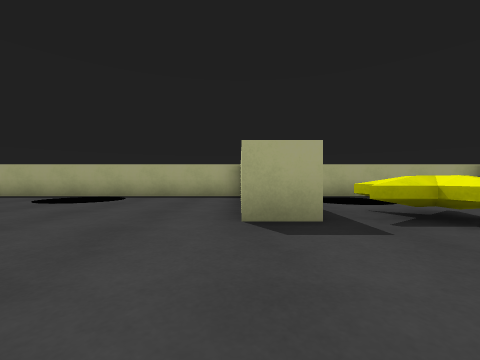
View 1 (above)

17 first-person views from a walk through a Unity game level. The camera is 0.51 m above the floor, looks level and sees 90° across. The floor is counted in squares, 1 m on a side. Each view is taken from the middle of a square. On the plan, view 1 faces up. The plan holds only what a view shows up to about 9 squares ahead; the rest is blank. The player is left out.

View 2
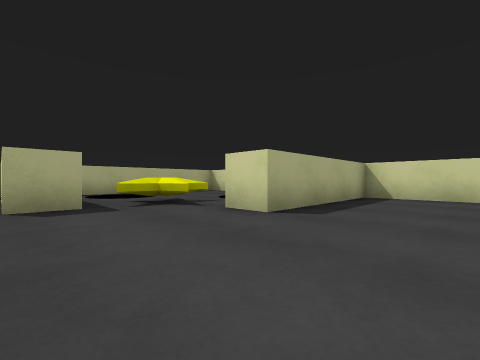

View 3
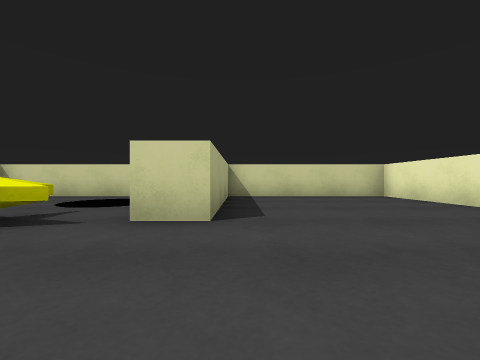

View 4
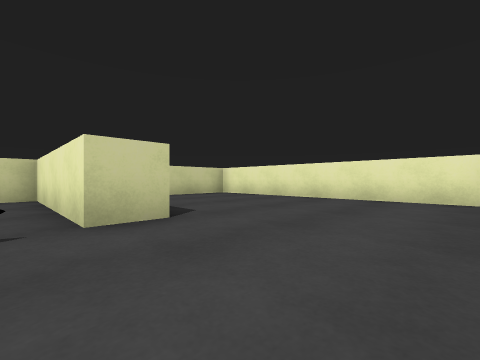

View 5
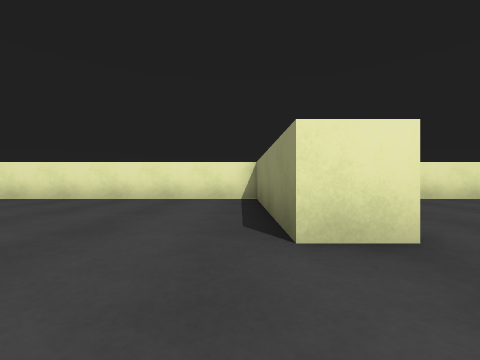

View 6
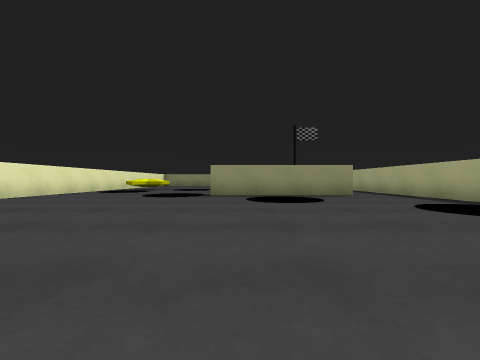

View 7
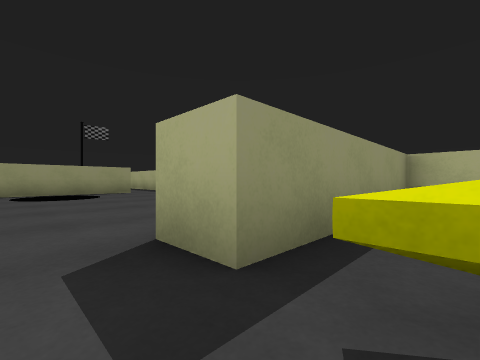

View 8
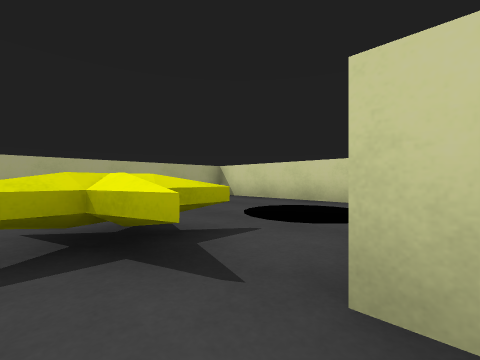

View 9
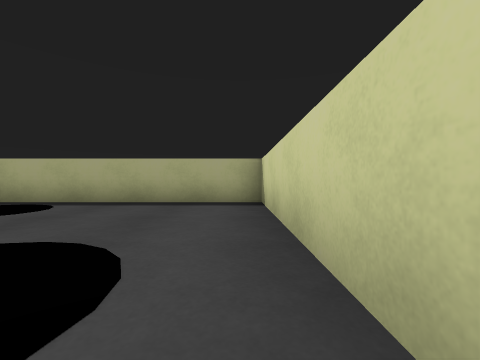

View 10
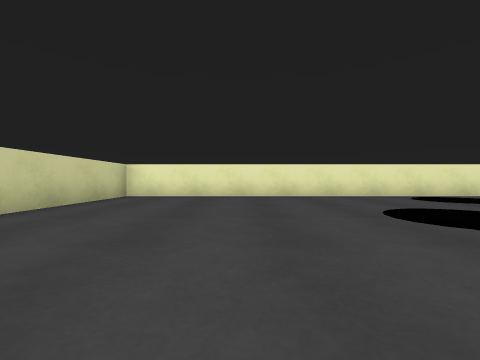

View 11
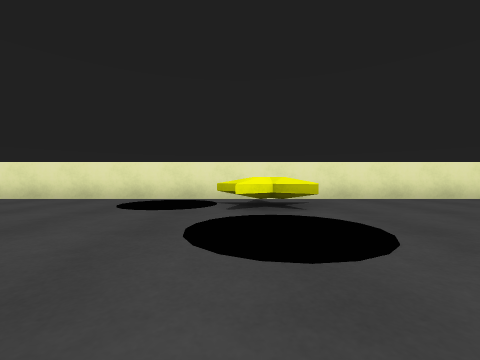

View 12
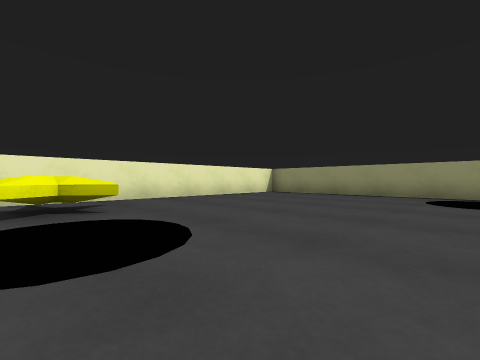

View 13
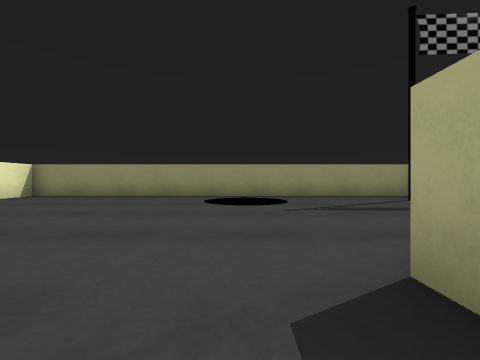

View 14
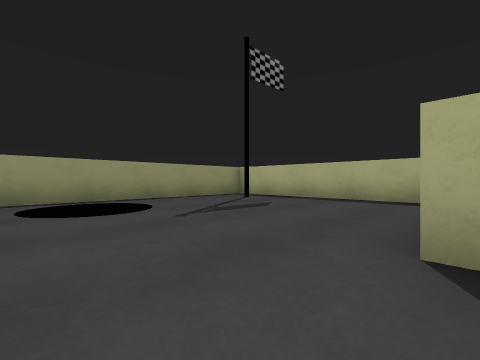

View 15
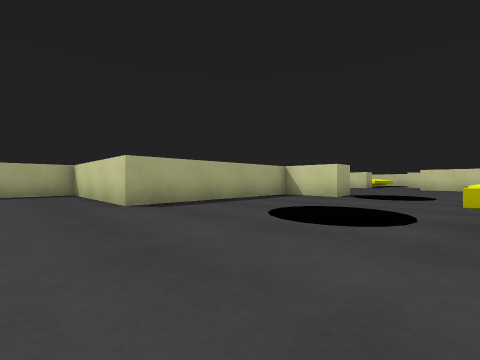

View 16
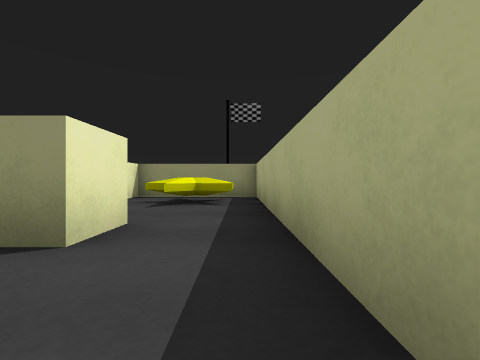

View 17
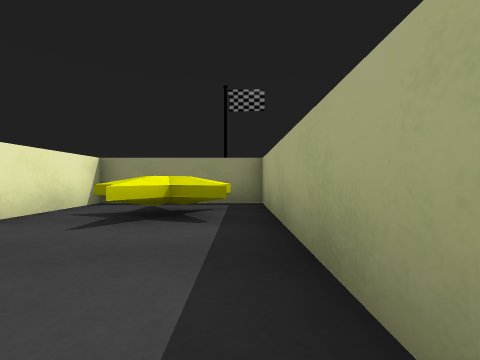

### Floor plan
Key: @ floor where view 1 was taken; # wall or solid block; . floor; S star; F flag; O other object.
Columns run from 21 left of view 1 to 8 right of it. Each row starts with its distance up from view 1.
  8 ##############################
  7 #......#.........O...##.O....#
  6 #.F....#..S.....O O..##OO....#
  5 #......#....##...O...##.O....#
  4 #......#### ##OO.....##...O..#
  3 #.O....#######OO.....##.S.OO.#
  2 #.OO........##............OO.#
  1 #.O.........##..........######
  0 #.......OO..OOO.....#@.......#
 -1 #.......OO...O......#........#
 -2 #...................#........#
 -3 #........SOO........#........#
 -4 #.........OO........#........#
 -5 ##############################

Where each view was taken, in squares from view 1:
view 1: 0 up, 0 right, facing up
view 2: 2 down, 0 right, facing up-right
view 3: 0 up, 0 right, facing right
view 4: 2 up, 0 right, facing down-right
view 5: 2 up, 0 right, facing down
view 6: 2 up, 0 right, facing left
view 7: 2 up, 2 right, facing up-left
view 8: 1 up, 2 right, facing up-right
view 9: 2 up, 7 right, facing up
view 10: 3 up, 5 left, facing down
view 11: 2 up, 12 left, facing down
view 12: 2 up, 12 left, facing down-left
view 13: 2 up, 13 left, facing left
view 14: 1 up, 14 left, facing up-left
view 15: 2 down, 16 left, facing up-right
view 16: 7 up, 6 left, facing left
view 17: 7 up, 8 left, facing left
